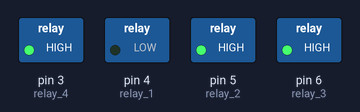
This sketch was run on a simulated Arduino Uno, built for the host (arithmetic inside an expression is 32-bit, double 64-bit). Shown: switched loads named in the sketch (green lamp = pin HIGH). The modem accepts every AT command (registered, SIM ready, sends succeed) and sends nothing else; what the sketch prints to the serial monitor is not drawn.

Above: at 0.1 s.
Timing chart, 0 to 1.6 s (numbered marks = the images above):
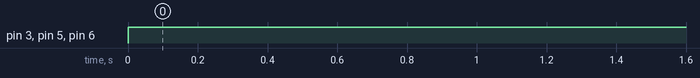

The sketch:

Arduino_Full_code.ino
```cpp
#include <SoftwareSerial.h>
#include <PZEM004TV1.h>
#include <AltSoftSerial.h>

//GSM Module
//SoftwareSerial gprsSerial(7, 8);

// PZEM004T Power Monitor
#define RX_PIN 12 // Arduino RX pin connected to PZEM TX
#define TX_PIN 13  // Arduino TX pin connected to PZEM RX
PZEM004TV1 pzem(RX_PIN, TX_PIN);

// GSM using AltSoftSerial (Pins 8, 9)
AltSoftSerial gprsSerial;


int relay_1 = 4;
int relay_2 = 5;
int relay_3 = 6;
int relay_4 = 3;

void setup() {
 /* Debugging serial */
 Serial.begin(9600);

 //GSM module
 gprsSerial.begin(9600);// if it is not working change it to 9600

 pinMode(relay_1, OUTPUT); //1 RELAY shut down
 pinMode(relay_2, OUTPUT); //2 RELAY C1
 pinMode(relay_3, OUTPUT); //3 RELAY C2
 pinMode(relay_4, OUTPUT); //4 RELAY C3
}

void loop() {


//Read the data from the sensor

  float voltage = pzem.readVoltage();
  float current = pzem.readCurrent();
  float power = pzem.readPower();
  float energy = pzem.readEnergy();
  float frequency = pzem.readFrequency();
  float powerFactor = pzem.readPowerFactor();
  double activePower=voltage*current*powerFactor;
  float reactivePower = sin(acos(powerFactor)) * voltage * current;

  if (voltage > 244 || voltage< 216) { // Protection
  digitalWrite(relay_1, LOW);

 }

  if (current > 13) { // Protection
  digitalWrite(relay_1, LOW);

 }

  if (powerFactor < 0.9) {
  if (reactivePower < 19.8) {

  digitalWrite(relay_2, HIGH);
  digitalWrite(relay_3, HIGH);
  digitalWrite(relay_4, HIGH);

 } else if (reactivePower >= 19.8 && reactivePower < 41.3) {
  digitalWrite(relay_2, LOW);
  digitalWrite(relay_3, HIGH);
  digitalWrite(relay_4, HIGH);

 } else if (reactivePower >= 41.3 && reactivePower < 83) {
  digitalWrite(relay_2, HIGH);
  digitalWrite(relay_3, LOW);
  digitalWrite(relay_4, HIGH);

 } else if (reactivePower >= 83 && reactivePower < 102.4) {
  digitalWrite(relay_2, LOW);
  digitalWrite(relay_3, LOW);
  digitalWrite(relay_4, HIGH);

 } else if (reactivePower >= 102.4 && reactivePower < 164) {
  digitalWrite(relay_2, HIGH);
  digitalWrite(relay_3, HIGH);
  digitalWrite(relay_4, LOW);

 } else if (reactivePower >= 164 && reactivePower < 184) {
  digitalWrite(relay_2, LOW);
  digitalWrite(relay_3, HIGH);
  digitalWrite(relay_4, LOW);

 } else if (reactivePower >= 184 && reactivePower < 205.3) {
  digitalWrite(relay_2, HIGH);
  digitalWrite(relay_3, LOW);
  digitalWrite(relay_4, LOW);

 } else {//reactivePower > 205.3
  digitalWrite(relay_2, LOW);
  digitalWrite(relay_3, LOW);
  digitalWrite(relay_4, LOW);
 }

 }
 // Check if the data is valid
 if (isnan(voltage) || voltage == 0 || isnan(current)) {
  Serial.println("Error reading ");
  check();

 } else {

 // Print the values to the Serial console


 Serial.print("Voltage: "); Serial.print(voltage); Serial.println("V");
 Serial.print("Current: "); Serial.print(current); Serial.println("A");
 Serial.print("Energy: "); Serial.print(energy, 3); Serial.println("Wh");
 Serial.print("Frequency: "); Serial.print(frequency, 1); Serial.println("Hz");
 Serial.print("reactivePower: "); Serial.print(reactivePower); Serial.println("VAR");
 Serial.print("activePower: "); Serial.print(activePower); Serial.println("W");
 Serial.print("PowerFactor: "); Serial.println(powerFactor);

 }

 Serial.println();
 delay(1000);


 if (gprsSerial.available()) {
 Serial.write(gprsSerial.read());
 }

 gprsSerial.println("AT");
 delay(1000);
 gprsSerial.println("AT+CPIN?");
 delay(1000);
gprsSerial.println("AT+CREG?");
 delay(1000);
 gprsSerial.println("AT+CGATT?");
 delay(1000);
 gprsSerial.println("AT+CIPSHUT");
 delay(1000);
 gprsSerial.println("AT+CIPSTATUS");
 delay(1000);
 gprsSerial.println("AT+CIPMUX=0");
 delay(1000);

 //ShowSerialData();

 gprsSerial.println("AT+CSTT=\"APN\",\"mobitel\"");//start task and setting the APN,
 delay(1000);

 //ShowSerialData();

 gprsSerial.println("AT+CIICR");//bring up wireless connection
 delay(1000);

// ShowSerialData();

 gprsSerial.println("AT+CIFSR");//get local IP adress
 delay(1000);

 //ShowSerialData();

 gprsSerial.println("AT+CIPSPRT=0");
 delay(1000);

 //ShowSerialData();

 gprsSerial.println("AT+CIPSTART=\"TCP\",\"api.thingspeak.com\",\"80\"");//start up the connection
 delay(1000);

 //ShowSerialData();

 gprsSerial.println("AT+CIPSEND");//begin send data to remote server
 delay(1000);
 //ShowSerialData();
//api key=paste your Thingspeak write API key
 String str = "GET https://api.thingspeak.com/update?api_key=****************&field1=" +
String(voltage) + "&field2=" + String(current) + "&field3=" + String(power) + "&field4=" +
String(energy) + "&field5=" + String(frequency) + "&field6=" + String(powerFactor);
 Serial.println(str);

 gprsSerial.println(str);//begin send data to remote server
 delay(1000);
 //ShowSerialData();

 gprsSerial.println((char)26);//sending
 delay(1000);//waitting for reply, important! the time is base on the condition of internet
 gprsSerial.println();

 //ShowSerialData();

 gprsSerial.println("AT+CIPSHUT");//close the connection
 delay(1000);
}

void check() {
 gprsSerial.println("AT+CMGF=1"); //Set the GSM Module in Text Mode
 delay(1000);
 gprsSerial.println("AT+CMGS=\" * \"\r"); // Replace it with your mobile number here (*)
 delay(1000);
 gprsSerial.println("warning alert:Incoming Supply Failure"); // The SMS text you want to send
 delay(1000);
 gprsSerial.println((char)26); // ASCII code of CTRL+Z
 delay(1000);
 delay(5000);
}
void ShowSerialData()
{
 while (gprsSerial.available() != 0)
 Serial.write(gprsSerial.read());
 delay(1000);
}
```

Measured:
- by itself, pin 3 (relay_4), pin 5 (relay_2), pin 6 (relay_3): LOW → HIGH at 0.00 s
